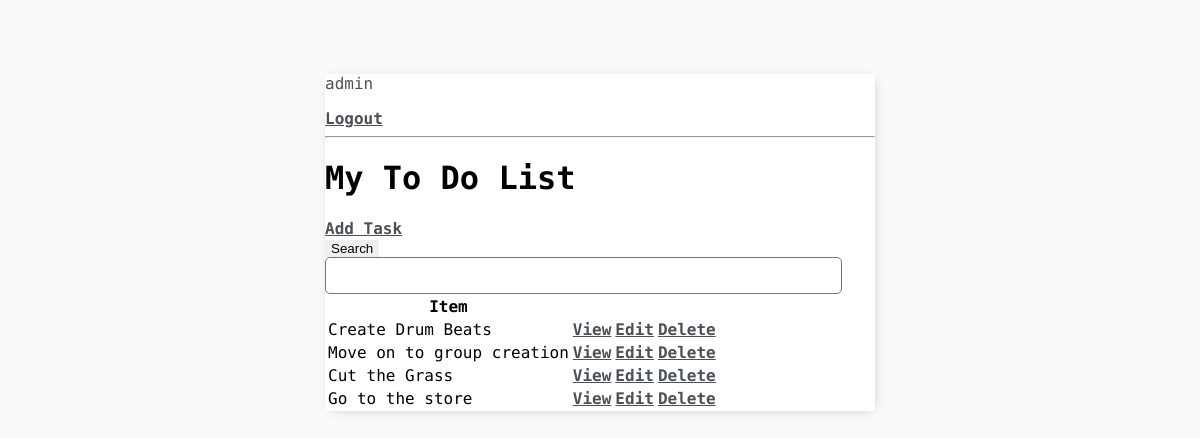
The app's page / (signed in) with its own data.
### base/models.py (models this page shows, shortened)
class Task(models.Model):
    user = models.ForeignKey(User, on_delete=models.CASCADE, null=True, blank=True)
    title = models.CharField(max_length=200)
    description = models.TextField(null=True, blank=True)
    complete = models.BooleanField(default=False)
    create = models.DateTimeField(auto_now_add=True)
    class Meta:
        ordering = ['complete']

### base/views.py (the view)
# urls.py: path('', TaskList.as_view(), name= 'tasks'),
class TaskList(LoginRequiredMixin, ListView):
    model = Task
    context_object_name = 'tasks' # this allows you to change the name of object_list that (template context variable)
    def get_context_data(self, **kwargs):
        context = super().get_context_data(**kwargs)
        context ['tasks'] = context['tasks'].filter(user=self.request.user)
        context ['count'] = context['tasks'].filter(complete=False).count()
        search_input = self.request.GET.get('search-area') or ''
        if search_input:
            context['tasks'] = context['tasks'].filter(title__startswith=search_input)
        context['search_input'] = search_input
        return context

### base/templates/base/task_list.html
{% extends 'base/main.html' %}
{% block content %}
{% if request.user.is_authenticated %}
<p>{{request.user}}</p>
<a href="{% url 'logout' %}">Logout</a>
{% else %}
<a href="{% url 'login' %}">Login</a>
{% endif %}
<hr>
<h1> My To Do List </h1>
<a href="{%url 'task-create'%}">Add Task</a>
<form method="GET">
    <input type="submit" value="Search">
    <input type="text" name='search-area' value="{{search_input}}">
</form>
<table>
    <tr>
        <th>Item</th>
        <th></th>
        <th></th>
    </tr>
    {% for task in tasks %}
    <tr>
        <td>{{task.title}}</td>
        <td><a href="{% url 'task' task.id %}">View</a></td>
        <td><a href="{% url 'task-update' task.id %}">Edit</a></td>
        <td><a href="{% url 'task-delete' task.id %}">Delete</a></td>
    </tr>
    {% empty %}
        <h3>No Items in List</h3>
    {% endfor %}
</table>
{% endblock content %}

### base/templates/base/main.html (style rules this page uses)
body { background-color: #FAFAFA; font-family: 'Space Mono', monospace; padding-top: 50px; }
h1, h2, h3, h4, h5, h6, { font-family: 'Raleway', sans-serif; }
a, p { color: #4b5156 }
a { font-weight: 600; }
input { outline: none; border: none; }
input[type=text], input[type=password], textarea { border: 1px solid #757575; border-radius: 5px; padding: 10px; width: 90%; }
::placeholder { font-weight: 300; opacity: 0.5; }

### records on screen
Task: title "Create Drum Beats"
Task: title "Move on to group creation"
Task: title "Cut the Grass"
Task: title "Go to the store"

### other values on screen
{{ request.user }} "admin"
